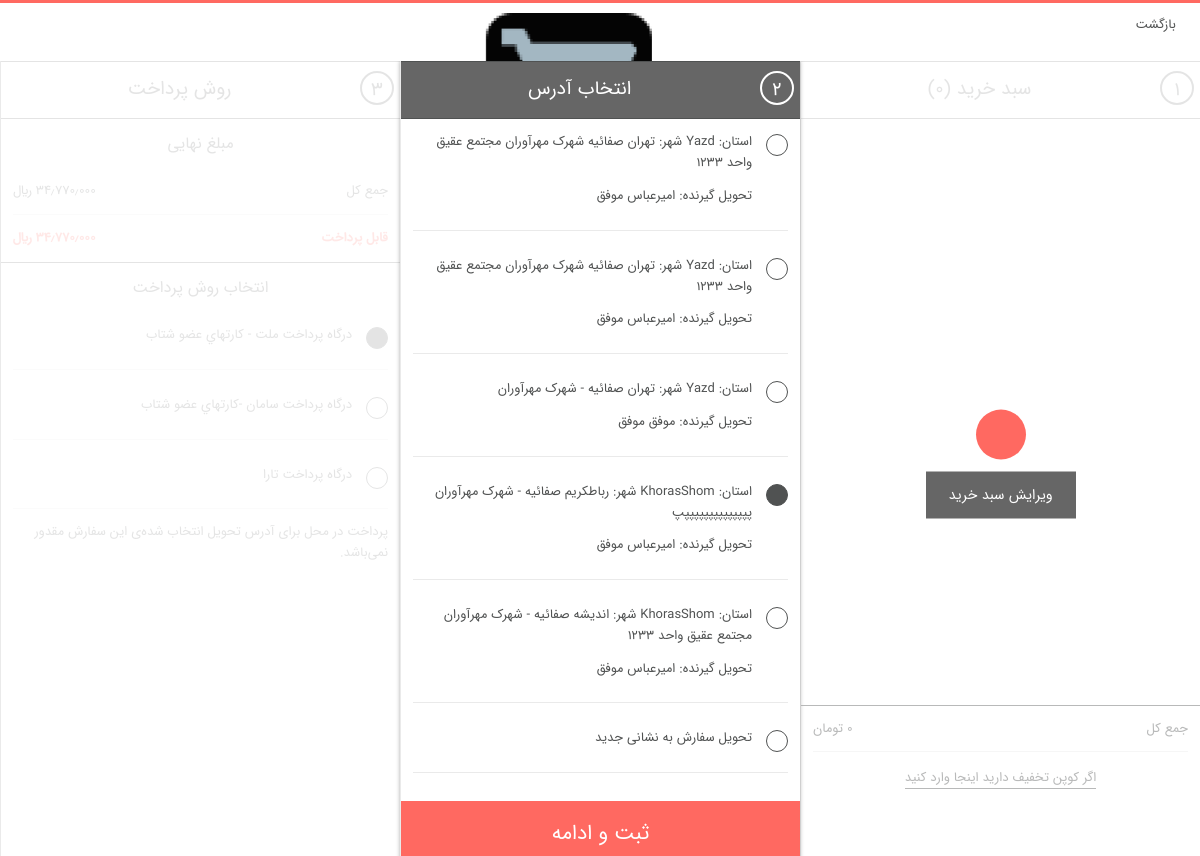
Page /order/orderproduct (signed in) on the committed database.
### user/models.py (models this page shows, shortened)
class UserAddress(models.Model):
    user = models.ForeignKey(User, on_delete=models.CASCADE, verbose_name='کاربر')
    firstname = models.CharField(max_length=50, verbose_name='نام')
    lastname = models.CharField(max_length=50, verbose_name='نام خانوادگی')
    phone = models.CharField(max_length=20, verbose_name='شماره تماس')
    address = models.CharField(max_length=300, verbose_name='آدرس')
    city = models.CharField(max_length=30, verbose_name='شهر')
    state = models.CharField(max_length=30, verbose_name='استان')
    postalcode = models.CharField(max_length=20, verbose_name='کدپستی')
    default_shipping_address = models.BooleanField(default=False)
    def user_name(self):
        return self.user.first_name + ' ' + self.user.last_name + ' [' + self.user.username + '] '
    user_name.short_description = 'نام کاربری'
    class Meta:
        verbose_name = 'آدرس'
        verbose_name_plural = 'آدرس ها'

### order/views.py (the view, shortened to what this page needs)
# urls.py: path('orderproduct', views.order_products_address, name='orderProducts'),
def order_products_address(request):
    category = Category.objects.all()
    form = UpdateAddressForm()
    current_user = request.user
    shop_cart = ShopCart.objects.filter(user_id=current_user.id)
    addresses = UserAddress.objects.filter(user_id=current_user.id)
    totalprice = 0
    for rs in shop_cart:
        totalprice += rs.product.price * rs.quantity
    context = {'shopcart': shop_cart,
               'category': category,
               'totalprice': totalprice,
               'addresses': addresses,
               'form': form
               }
    return render(request, 'order_product_address.html', context)

### user/forms.py
class UpdateAddressForm(ModelForm):
    class Meta:
        model = UserAddress
        fields = ('firstname', 'lastname', 'phone', 'address', 'city', 'state', 'postalcode',)

### order/templates/order_product_address.html (shortened to what this page needs)
{% extends "base.html" %}
{% load humanize %}
{% block header %} {% include "simple_header.html" %}{% endblock %}
{% block body %}
    <main class="main" id="checkout" style="margin-top: 10px">
        <section class="column invoice" id="basketPage">
            {% include 'cart_page.html' %}
        </section>
        <section class="column address active" id="orderAdressPage">
            {% include 'order_product_address_page.html' %}
        </section>
        <section class="column payment" id="orderPaymentPage">
            <h1><span class="step">۳</span><i class="icon-hand_money"></i><span class="title-step">روش پرداخت</span>
            </h1>
            <form action="/checkout/paymentmethods/submit" id="checkoutForm" method="post">
                <div class="wrapper">
                    <section class="finalBill">
                        <h5>مبلغ نهایی</h5>
                        <div class="row">
                            <span class="right">جمع کل</span>
                            <span class="left">
                        ۳۴٫۷۷۰٫۰۰۰  ريال
                </span>
                        </div>
                        <div class="row">
                            <b class="t-row-total-price emphasis right">قابل پرداخت</b><b class="left"> ۳۴٫۷۷۰٫۰۰۰ ريال
                        </b>
                        </div>
                    </section>
                    <section class="paymentForm">
                        <h5>انتخاب روش پرداخت</h5>
                        <div class="row">
                            <input checked="checked" class="radio selected"
                                   data-name="درگاه پرداخت ملت - کارتهاي عضو شتاب" data-total-amount=""
                                   id="3aeb6289-4502-4d7b-b1bb-ef53f4562085" name="MethodId" type="radio"
                                   value="3aeb6289-4502-4d7b-b1bb-ef53f4562085">
                            <label for="3aeb6289-4502-4d7b-b1bb-ef53f4562085">
                                <p>درگاه پرداخت ملت - کارتهاي عضو شتاب</p></label>
                        </div>
                        <div class="row">
                            <input class="radio" data-name="درگاه پرداخت سامان -کارتهاي عضو شتاب" data-total-amount=""
                                   id="c88ae063-5e3e-4a4f-8531-8220bca702ed" name="MethodId" type="radio"
                                   value="c88ae063-5e3e-4a4f-8531-8220bca702ed">
                            <label for="c88ae063-5e3e-4a4f-8531-8220bca702ed">
                                <p>درگاه پرداخت سامان -کارتهاي عضو شتاب</p></label>
                        </div>
                        <div class="row">
                            <input class="radio" data-name="درگاه پرداخت  تارا" data-total-amount=""
                                   id="e4a78564-3389-4148-833a-aed1d7af627c" name="MethodId" type="radio"
                                   value="e4a78564-3389-4148-833a-aed1d7af627c">
                            <label for="e4a78564-3389-4148-833a-aed1d7af627c">
                                <p>درگاه پرداخت تارا</p></label>
                        </div>
                        <p class="disabled">
                            پرداخت در محل برای آدرس تحویل انتخاب شده‌ی این سفارش مقدور نمی‌باشد.
                        </p>
                    </section>
                </div>
                <footer>
                </footer>
            </form>
        </section>
    </main>
{% endblock %}

### order/templates/order_product_address_page.html (shortened to what this page needs)
{% load humanize %}
<h1>
    <span class="step">۲</span><i class="icon-map_location2"></i><span
        class="title-step">انتخاب آدرس</span>
</h1>
<form action="/order/orderproduct" class="form" data-bind="submit: goToNextStep" method="post"
      novalidate="novalidate">
    <div class="wrapper">
        {% if addresses|length == 0 %}
            <label for="shippingValueDefault">لطفا آدرس خود را ثبت کنید.</label>
        {% else %}
            {% for ad in addresses %}
                <div class="row">
                    <input type="radio" name="shipping"
                           id="shippingValueDefault" value="{{ ad.id }}" class="radio  {% if ad.default_shipping_address %}selected{% endif %}"
                            {% if ad.default_shipping_address %}
                           checked=""
                            {% endif %}
                    >
                    <label for="shippingValueDefault"><p>استان: {{ ad.state }}
                        شهر: {{ ad.city }} {{ ad.address }}</p>
                        <p>تحویل گیرنده: {{ ad.firstname }} {{ ad.lastname }}</p></label>
                </div>
            {% endfor %}
        {% endif %}
        <div class="row">
            <input type="radio" name="shipping" id="shippingChoice"
                   data-bind="checked: shippingChoice" value="addNewShippingAddress" class="radio addaddress">
            <label for="shippingChoice"><p>تحویل سفارش به نشانی جدید</p></label>
        </div>
    </div>
    <footer>
        <button class="btn confirm" type="submit">ثبت و ادامه</button>
    </footer>
</form>

### templates/base.html (style rules this page uses)
b { font-family: IRANSansWeb; }

### rows in the picture
UserAddress: default_shipping_address "☐ استان: Yazd شهر: تهران صفائیه", state "Yazd", city "تهران", address "صفائیه شهرک مهرآوران مجتمع عقیق واحد 1233", firstname "امیرعباس", lastname "موفق"
UserAddress: state "Yazd", city "تهران", address "صفائیه شهرک مهرآوران مجتمع عقیق واحد 1233", firstname "امیرعباس", lastname "موفق"
UserAddress: state "Yazd", city "تهران", address "صفائیه - شهرک مهرآوران", firstname "موفق", lastname "موفق"
UserAddress: default_shipping_address "☑", city "رباطکریم", address "صفائیه - شهرک مهرآوران پپپپپپپپپپپپپپپ", firstname "امیرعباس", lastname "موفق"
UserAddress: city "اندیشه", address "صفائیه - شهرک مهرآوران مجتمع عقیق واحد 1233", firstname "امیرعباس", lastname "موفق"

### other values in the picture
{{ shopcart|length }} "0"
{{ totalprice | intcomma:False }} "0"
